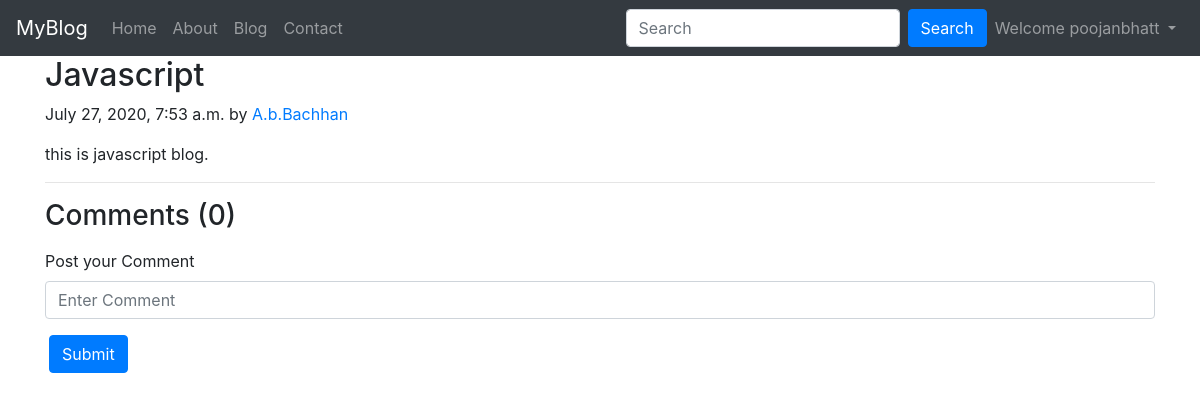
/blog/js (signed in), run on the app's committed database.
### blog/models.py (models this page shows, shortened)
class Post(models.Model):
	sno = models.AutoField(primary_key=True)
	title = models.CharField(max_length=30)
	author = models.CharField(max_length=20)
	content = models.TextField()
	slug = models.CharField(max_length=13)
	timeStamp = models.DateTimeField(blank=True)

### blog/views.py (the view)
# urls.py: path('<str:slug>', views.blogPost, name='blogPost')
def blogPost(request,slug):
	post = Post.objects.filter(slug=slug).first()
	comments = BlogComment.objects.filter(post = post,parent =None)
	replies = BlogComment.objects.filter(post = post).exclude(parent=None)
	replyDict = {}
	for reply in replies :
		if reply.parent.sno not in replyDict.keys():
			replyDict[reply.parent.sno] = reply
		else:
			replyDict[reply.parent.sno].append(reply)
	context = {'post':post,'comments':comments,'user':request.user,'replyDict':replyDict}
	return render(request,'blog/blogpost.html',context)

### templates/blog/blogpost.html (shortened to what this page needs)
{% extends 'basic.html' %}
{% block body %}
{% load humanize %}
<div class="container">
        <h2 class="blog-post-title">{{post.title}}</h2>
        <p class="blog-post-meta">{{post.timeStamp}} by <a href="/about">{{post.author}}</a></p>
        <p>{{post.content}}</p>
        <hr>
</div>
<div class="container">
	<H3>Comments ({{comments.count}})</H3>
	{% if user.is_authenticated %}
	<form action="/blog/postComment" method="post">
		<div class="form-group my-3">
		<label>Post your Comment</label>
		<input type="text" class="form-control" name="comment" placeholder="Enter Comment" required>
		</div>
		<button type="submit" class="btn btn-primary mx-1">Submit</button>
	</form>
	{% else %}
	<h3>Sign in to post Comment.</h3>
	{% endif %}
</div>
{% endblock body %}

### templates/basic.html (shortened to what this page needs)
<!doctype html>
<html lang="en">
  <head>
    <link rel="stylesheet" href="https://stackpath.bootstrapcdn.com/bootstrap/4.5.0/css/bootstrap.min.css">
  </head>
  <body>
    <nav class="navbar navbar-expand-lg navbar-dark bg-dark">
  <a class="navbar-brand" href="/">MyBlog</a>
  <div class="collapse navbar-collapse" id="navbarSupportedContent">
    <ul class="navbar-nav mr-auto">
      <li class="nav-item {% block homeactive %}{% endblock homeactive %}">
        <a class="nav-link" href="/">Home <span class="sr-only">(current)</span></a>
      </li>
      <li class="nav-item {% block aboutactive %}{% endblock aboutactive %} ">
        <a class="nav-link" href="/about">About</a>
      </li>
      <li class="nav-item {% block blogactive %}{% endblock blogactive %} ">
        <a class="nav-link" href="/blog">Blog</a>
      </li>
       <li class="nav-item {% block contactactive %}{% endblock contactactive %} ">
        <a class="nav-link" href="/contact">Contact</a>
      </li>
    </ul>
    <div class="ml-auto form-inline">
    <form method="get" action="/search" class="form-inline my-2 my-lg-0">
      <input class="form-control mr-sm-2" type="search" placeholder="Search" aria-label="Search" name="query" id="query">
      <button class="btn btn-primary my-2 my-sm-0" type="submit">Search</button>
    </form>
    {% if user.is_authenticated %}
    <ul class="navbar-nav ">
      <li class="nav-item dropdown">
        <a class="nav-link dropdown-toggle" href="#" id="navbarDropdown" role="button" data-toggle="dropdown" aria-haspopup="true" aria-expanded="false">
          Welcome {{request.user}}
        </a>
      </li>
    </ul>
    {% endif %}
    </div>
  </div>
</nav>
  {% block body %} {% endblock body %}
  </body>
</html>

### data on the page
Post: title "Javascript", timeStamp "July 27, 2020, 7:53 a.m.", author "A.b.Bachhan", content "this is javascript blog."

### other printed values
{{ request.user }} "poojanbhatt"
{{ comments.count }} "0"
